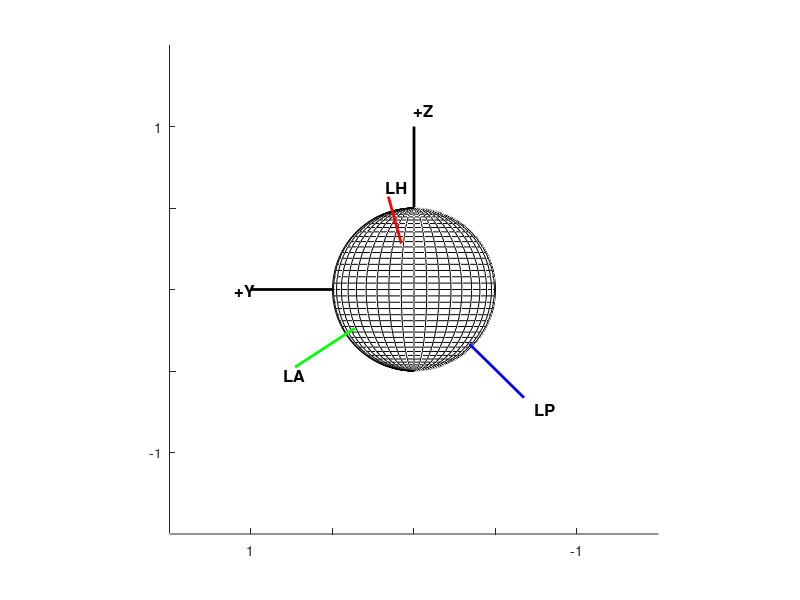

Write MATLAB code to recreate this figure. (Note: this script raises an error after producing the figure.)


%plotgeorgeCDS.m
%
%calls: PlotCircleOnArbSphereAroundXYZ, russCirclePlot2

%This is TE Hullar's renormalized MeanAllNormals from his 2006 Chinch Paper.

NormalsNames= [''      ' +Y'     ' +Z'     '+LA'      '+LH'     '+LP'      '-RA'    '-RH'    '-RP'];
MeanAllnormals =  [       0        0        0      -0.49122   -0.80631  -0.32283  0.488716   0.818676   0.311848;...
                          0         1        0      0.72933    0.15743   -0.67474  0.728066   0.097028  -0.67684;...
                          0         0        1      -0.47621   0.57017   -0.66371  0.48070    -0.565999  0.66681];  
StDvRenormedNmls= [       0         0        0       0.0370    0.0820    0.0660    0.0350    0.0630    0.0620;...
                          0         0        0       0.0070    0.0870    0.0140    0.0220    0.1340    0.0500;...
                          0         0        0       0.0300    0.1170    0.0300    0.0500    0.0940    0.0250];
                     
AxesNames =        ['LH'     'LH>LA'     'LH+LA'     'LH<LA'      'LA'     'LA>LP'      'LA+LP'    'LA<LP'    'LP'     'LP>LH'    'LP+LH'     'LP<LH'];
%MeanAllChinches =  [0.02958   -0.65778   -0.13478    -0.34605    -0.7214   -0.97842    -0.97242    -0.5793    -0.65128  -0.37669   -0.58456   -0.65357;...
%                    -0.27606  0.046984   0.536683    0.403724    0.628837  0.164083    0.161508    -0.74428   -0.71108  0.682567   -0.66605   -0.61066;...
%                    0.960685  0.751746   0.832951    0.84691     0.290086  0.125594    0.168254    0.332358   0.264952  0.626266   0.46332    0.44714];
LeftEyeMeanAllChinches = [-0.31448 -0.52027 -0.624695 -0.49237  -0.704361  -0.942809  -0.703163   -0.666667  -0.863868  -0.681005  -0.683763  -0.275241;...
                          0.104828 0.346844   0       0.615457  0.7043607  0.2357023  0.1054744   -0.666667  -0.431934  -0.425628  -0.569803  -0.385337;...
                          0.943456 0.780399 0.7808688 0.615457  0.0880451  0.2357023  0.7031626   0.3333333  -0.259161  0.5958796  0.4558423  0.8807710];
RightEyeMeanAllChinches=[0.240772  0        -0.447214 -0.41087  -0.596285  -0.775632  -0.970143   -0.316228  -0.816497  -0.894427  0.4082483  0.1270001;...
                         0.120386  0        0         0.753266  0.745356   0.5170877  -0.242536   -0.948683  -0.408248  0          -0.816497  -0.762001;...
                         0.963087  0        0.8944271 0.513590  0.298142   0.3619614  0           0          -0.408248  0.4472136  -0.408248  0.6350006];
StdDvAllangles =...
   [0.0000         0         0    4.2326    5.3480    5.0052    5.8956    6.2236    5.3279    0.2709;...
         0    0.0000    0.0000    4.8127    7.8355    5.5815    5.7279    7.3122    5.1656    0.5705;...
         0    0.0000    0.0000    5.7219    7.3683    6.4943    6.7667    6.8524    6.7750    0.3613;...
    4.2326    4.8127    5.7219    0.3806    6.2655    3.6854    9.5043    9.7071    7.1208    5.6465;...
    5.3480    7.8355    7.3683    6.2655    0.3606    4.6200   10.4801    6.9215    9.0185    7.4464;...
    5.0052    5.5815    6.4943    3.6854    4.6200    0.2693    7.3612    9.1711    9.6960    6.4149;...
    5.8956    5.7279    6.7667    9.5043   10.4801    7.3612    0.3862    6.2806    4.3307    6.5301;...
    6.2236    7.3122    6.8524    9.7071    6.9215    9.1711    6.2806    0.3406    5.1706    6.8038;...
    5.3279    5.1656    6.7750    7.1208    9.0185    9.6960    4.3307    5.1706    0.4004    6.9082;...
    0.2709    0.5705    0.3613    5.6465    7.4464    6.4149    6.5301    6.8038    6.9082    0.3690];
                     % LHgeorge LA george LPgeorge LPch050506B
% AxesNamesRuss=['LH stim' 'LA stim' 'LP stim' 'LP stim2'];
% LeftEyeActual=[[-0.98869254335791;0.06173769303483;0.13665837686434] [-0.80999235321120;0.46463160956868;-0.35781259777850][-0.76792093324550;-0.24539672215444;-0.59167380290090] [-0.68589428623602;-0.47389821119726;-0.55224044901909]];
% LeftEyeModel=[[-0.99429752335172;0.10491420991097;-0.01911657959435] [-0.74370548386716;0.62994098729161;-0.22377780452043] [-0.79714662020251;-0.31857188670089;-0.51290273824922] [-0.83392991604344;-0.2269826351235;-0.50303059398029]];                 
                         
% %Now adjust for tilt off Reid's line
% Reid_up_pitch = input ('Enter how many degrees nose-up Reid line was in Room 2 alignment (use -45 for chinch): ');
Reid_up_pitch = -45;
a=Reid_up_pitch*pi/180;
rotY3_plusReidpitch= [cos(a)  0  sin(a);
                        0      1   0;
                     -sin(a) 0   cos(a)];
LeftEyeMeanAllChinches=(rotY3_plusReidpitch*LeftEyeMeanAllChinches);
RightEyeMeanAllChinches=(rotY3_plusReidpitch*RightEyeMeanAllChinches);

for fignum=1:4,

    figure

    hold on
    [xx,yy,zz]=sphere(40);
    surf(xx/2,yy/2,zz/2);
    colormap(white);
    hold on
    hand= plot3([0 MeanAllnormals(1,1)],[0 MeanAllnormals(2,1)],[0 MeanAllnormals(3,1)],'k',...
        [0 MeanAllnormals(1,2)],[0 MeanAllnormals(2,2)],[0 MeanAllnormals(3,2)],'k',...
        [0 MeanAllnormals(1,3)],[0 MeanAllnormals(2,3)],[0 MeanAllnormals(3,3)],'k',...
        [0 MeanAllnormals(1,4)],[0 MeanAllnormals(2,4)],[0 MeanAllnormals(3,4)],'g',... %left = cyan
        [0 MeanAllnormals(1,5)],[0 MeanAllnormals(2,5)],[0 MeanAllnormals(3,5)],'r',...
        [0 MeanAllnormals(1,6)],[0 MeanAllnormals(2,6)],[0 MeanAllnormals(3,6)],'b');
    %                                                                                         ,...
    %             [0 MeanAllnormals(1,7)],[0 MeanAllnormals(2,7)],[0 MeanAllnormals(3,7)],'r',... %right = black
    %             [0 MeanAllnormals(1,8)],[0 MeanAllnormals(2,8)],[0 MeanAllnormals(3,8)],'r',...
    %             [0 MeanAllnormals(1,9)],[0 MeanAllnormals(2,9)],[0 MeanAllnormals(3,9)],'r');
    set (hand, 'Linewidth', 2);

    hold on; %we'll keep adding to this plot
%    view(-120,25);
view(-90,0);
    axis ([-1.5 1.5 -1.5 1.5 -1.5 1.5]);
    axis square
    %for both L and R
    % text(MeanAllnormals(1,:)*1.1,MeanAllnormals(2,:)*1.1,MeanAllnormals(3,:)*1.1,...
    %     [' +X';' +Y';' +Z';'+LA';'+LH';'+LP';'-RA';'-RH';'-RP'],'FontWeight','bold','FontSize',14);

    %for just L:
    text(MeanAllnormals(1,1:6)*1.1,MeanAllnormals(2,1:6)*1.1,MeanAllnormals(3,1:6)*1.1,...
        {'+X';'+Y';'+Z';'LA';'LH';'LP'},'FontSize',12,'FontWeight','bold');
    ticks=[-1;-0.5;0;0.5;1];
    ticklabs={'-1';' ';' ';' ';'1'};
set(gca,'XTick',ticks,'XTickLabel',ticklabs,'YTick',ticks,'YTickLabel',ticklabs,'ZTick',ticks,'ZTickLabel',ticklabs);
    clear xx yy zz ans ii jj
    h=PlotCircleOnArbSphereAroundXYZ(MeanAllnormals(:,4),pi*sqrt(sum((StdDvAllangles(1:3,4)).^2)/3)/180,0.5,'g');set (h, 'Linewidth', 1.5);
    h=PlotCircleOnArbSphereAroundXYZ(MeanAllnormals(:,5),pi*sqrt(sum((StdDvAllangles(1:3,5)).^2)/3)/180,0.5,'r');set (h, 'Linewidth', 1.5);
    h=PlotCircleOnArbSphereAroundXYZ(MeanAllnormals(:,6),pi*sqrt(sum((StdDvAllangles(1:3,6)).^2)/3)/180,0.5,'b');set (h, 'Linewidth', 1.5);
    % h=PlotCircleOnArbSphereAroundXYZ(MeanAllnormals(:,7),pi*sqrt(sum((StdDvAllangles(1:3,7)).^2)/3)/180,0.5,'r');set (h, 'Linewidth', 1.5);
    % h=PlotCircleOnArbSphereAroundXYZ(MeanAllnormals(:,8),pi*sqrt(sum((StdDvAllangles(1:3,8)).^2)/3)/180,0.5,'r');set (h, 'Linewidth', 1.5);
    % h=PlotCircleOnArbSphereAroundXYZ(MeanAllnormals(:,9),pi*sqrt(sum((StdDvAllangles(1:3,9)).^2)/3)/180,0.5,'r');set (h, 'Linewidth', 1.5);
    hold on;

    ev = [0;0;0];
    

    switch (fignum)      %Yellow = Actual Axis of Eye Stim      Cyan = Model Prediction
        case (1) %horizontal Ch0505060A
            title('LH Ch0505060A                                  ');
            h = russCirclePlot2(2, [-0.799;0.156;0.565], 'r', [-0.491;0.729;-0.476], 'g', [-0.322;-0.673;-0.662], 'b', ...
                [-0.98869254335791;0.06173769303483;0.13665837686434], 'y',[-0.99429752335172;0.10491420991097;...
                -0.01911657959435],'c');

        case (2) %superior Ch0505060A
            title('LA Ch0505060A                                  ');
            h = russCirclePlot2(2, [-0.799;0.156;0.565], 'r', [-0.491;0.729;-0.476], 'g', [-0.322;-0.673;-0.662], 'b', ...
                [-0.80999235321120;0.46463160956868;-0.35781259777850], 'y',[-0.74370548386716;...
                0.62994098729161;-0.22377780452043],'c');

        case (3) %posterior Ch0505060A
            title('LP Ch0505060A                                  ');
            h = russCirclePlot2(2, [-0.799;0.156;0.565], 'r', [-0.491;0.729;-0.476], 'g', [-0.322;-0.673;-0.662], 'b', ...
                [-0.76792093324550;-0.24539672215444;-0.59167380290090], 'y',...
                [-0.79714662020251;-0.31857188670089;-0.51290273824922], 'c');

        case (4) %posterior Ch0505060B
            title('LP Ch0505060B                                  ');
            h = russCirclePlot2(2, [-0.799;0.156;0.565], 'r', [-0.491;0.729;-0.476], 'g', [-0.322;-0.673;-0.662], 'b', ...
                [-0.68589428623602;-0.47389821119726;-0.55224044901909], 'y',...
                [-0.83392991604344;-0.2269826351235;-0.50303059398029], 'c');

    end %switch
        axis vis3d;
end %for
